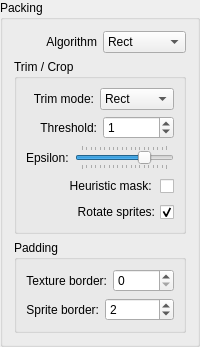
          <widget class="QGroupBox" name="groupBox_2">
           <property name="title">
            <string>Packing</string>
           </property>
           <layout class="QVBoxLayout" name="verticalLayout_12">
            <item>
             <layout class="QHBoxLayout" name="horizontalLayout">
              <item>
               <widget class="QLabel" name="label">
                <property name="enabled">
                 <bool>true</bool>
                </property>
                <property name="sizePolicy">
                 <sizepolicy hsizetype="Preferred" vsizetype="Preferred">
                  <horstretch>0</horstretch>
                  <verstretch>0</verstretch>
                 </sizepolicy>
                </property>
                <property name="text">
                 <string>Algorithm</string>
                </property>
                <property name="alignment">
                 <set>Qt::AlignRight|Qt::AlignTrailing|Qt::AlignVCenter</set>
                </property>
               </widget>
              </item>
              <item>
               <widget class="QComboBox" name="algorithmComboBox">
                <property name="enabled">
                 <bool>true</bool>
                </property>
                <property name="toolTip">
                 <string>&lt;html&gt;&lt;head/&gt;&lt;body&gt;&lt;p&gt;&lt;span style=&quot; font-size:18pt; font-weight:600;&quot;&gt;Algorithm&lt;/span&gt;&lt;/p&gt;&lt;p&gt;There are currently one algorithm&lt;/p&gt;&lt;p&gt;&lt;span style=&quot; font-size:14pt; font-weight:600;&quot;&gt;Rect&lt;/span&gt;&lt;/p&gt;&lt;p&gt;BinPack2D is a 2 dimensional, multi-bin, bin-packer. ( Texture Atlas Array! )&lt;/p&gt;&lt;p&gt;It supports an arbitrary number of bins, at arbitrary sizes.&lt;/p&gt;&lt;p&gt;rectangles can be added one at a time, chunks at a time, or all at once.&lt;/p&gt;&lt;/body&gt;&lt;/html&gt;</string>
                </property>
                <item>
                 <property name="text">
                  <string>Rect</string>
                 </property>
                </item>
                <item>
                 <property name="text">
                  <string>Polygon</string>
                 </property>
                </item>
               </widget>
              </item>
             </layout>
            </item>
            <item>
             <widget class="QGroupBox" name="property_trimCropGroupBox">
              <property name="toolTip">
               <string>&lt;html&gt;&lt;head/&gt;&lt;body&gt;&lt;p&gt;&lt;span style=&quot; font-size:18pt; font-weight:600;&quot;&gt;Trim / Crop&lt;/span&gt;&lt;/p&gt;&lt;p&gt;Removes transparent pixels from a sprite's border.&lt;/p&gt;&lt;/body&gt;&lt;/html&gt;</string>
              </property>
              <property name="title">
               <string>Trim / Crop</string>
              </property>
              <property name="checkable">
               <bool>false</bool>
              </property>
              <layout class="QVBoxLayout" name="verticalLayout_4">
               <item>
                <layout class="QHBoxLayout" name="horizontalLayout_5">
                 <item>
                  <widget class="QLabel" name="label_5">
                   <property name="enabled">
                    <bool>true</bool>
                   </property>
                   <property name="sizePolicy">
                    <sizepolicy hsizetype="Preferred" vsizetype="Preferred">
                     <horstretch>0</horstretch>
                     <verstretch>0</verstretch>
                    </sizepolicy>
                   </property>
                   <property name="text">
                    <string>Trim mode:</string>
                   </property>
                   <property name="alignment">
                    <set>Qt::AlignRight|Qt::AlignTrailing|Qt::AlignVCenter</set>
                   </property>
                  </widget>
                 </item>
                 <item>
                  <widget class="QComboBox" name="trimModeComboBox">
                   <property name="enabled">
                    <bool>true</bool>
                   </property>
                   <property name="toolTip">
                    <string>&lt;html&gt;&lt;head/&gt;&lt;body&gt;&lt;p&gt;&lt;span style=&quot; font-size:18pt; font-weight:600;&quot;&gt;Trim / Crop&lt;/span&gt;&lt;/p&gt;&lt;p&gt;Removes transparent pixels from a sprite's border.&lt;/p&gt;&lt;p&gt;&lt;span style=&quot; font-size:14pt; font-weight:600;&quot;&gt;Rect&lt;/span&gt;&lt;/p&gt;&lt;p&gt;Removes the transparency around a sprite. The sprites appear to have their original size when using them.&lt;/p&gt;&lt;p&gt;&lt;span style=&quot; font-size:14pt; font-weight:600;&quot;&gt;Polygon&lt;/span&gt;&lt;/p&gt;&lt;p&gt;&lt;span style=color:#323333;&quot;&gt;The amount of rendered transparency can be reduced by creating a tight fitting polygon around the solid pixels of a sprite. But: The vertices must be transformed by the CPU — introducing new costs.&lt;/span&gt;&lt;/p&gt;&lt;/body&gt;&lt;/html&gt;</string>
                   </property>
                   <item>
                    <property name="text">
                     <string>Rect</string>
                    </property>
                   </item>
                   <item>
                    <property name="text">
                     <string>Polygon</string>
                    </property>
                   </item>
                  </widget>
                 </item>
                </layout>
               </item>
               <item>
                <layout class="QHBoxLayout" name="horizontalLayout_3">
                 <item>
                  <widget class="QLabel" name="label_3">
                   <property name="sizePolicy">
                    <sizepolicy hsizetype="Preferred" vsizetype="Preferred">
                     <horstretch>0</horstretch>
                     <verstretch>0</verstretch>
                    </sizepolicy>
                   </property>
                   <property name="text">
                    <string>Threshold:</string>
                   </property>
                   <property name="alignment">
                    <set>Qt::AlignRight|Qt::AlignTrailing|Qt::AlignVCenter</set>
                   </property>
                  </widget>
                 </item>
                 <item>
                  <widget class="QSpinBox" name="trimSpinBox">
                   <property name="toolTip">
                    <string>&lt;html&gt;&lt;head/&gt;&lt;body&gt;&lt;p&gt;&lt;span style=&quot; font-size:18pt; font-weight:600;&quot;&gt;Trim/Crop&lt;/span&gt;&lt;/p&gt;&lt;p&gt;Allowed values: 1 to 255, default is 1.&lt;/p&gt;&lt;p&gt;Pixels with an alpha value below this value will be considered transparent when trimming the sprite.&lt;/p&gt;&lt;p&gt;Very useful for sprites with nearly invisible alpha pixels at the borders.&lt;/p&gt;&lt;/body&gt;&lt;/html&gt;</string>
                   </property>
                   <property name="maximum">
                    <number>9999</number>
                   </property>
                   <property name="value">
                    <number>1</number>
                   </property>
                  </widget>
                 </item>
                </layout>
               </item>
               <item>
                <layout class="QHBoxLayout" name="horizontalLayout_10">
                 <item>
                  <widget class="QLabel" name="label_10">
                   <property name="text">
                    <string>Epsilon:</string>
                   </property>
                  </widget>
                 </item>
                 <item>
                  <widget class="QSlider" name="epsilonHorizontalSlider">
                   <property name="minimum">
                    <number>10</number>
                   </property>
                   <property name="maximum">
                    <number>200</number>
                   </property>
                   <property name="value">
                    <number>150</number>
                   </property>
                   <property name="tracking">
                    <bool>true</bool>
                   </property>
                   <property name="orientation">
                    <enum>Qt::Horizontal</enum>
                   </property>
                   <property name="invertedControls">
                    <bool>false</bool>
                   </property>
                   <property name="tickPosition">
                    <enum>QSlider::TicksBothSides</enum>
                   </property>
                  </widget>
                 </item>
                </layout>
               </item>
               <item>
                <layout class="QHBoxLayout" name="horizontalLayout_8">
                 <item>
                  <widget class="QCheckBox" name="heuristicMaskCheckBox">
                   <property name="layoutDirection">
                    <enum>Qt::RightToLeft</enum>
                   </property>
                   <property name="text">
                    <string>Heuristic mask: </string>
                   </property>
                  </widget>
                 </item>
                </layout>
               </item>
               <item>
                <layout class="QHBoxLayout" name="horizontalLayout_11">
                 <item>
                  <widget class="QCheckBox" name="rotateSpritesCheckBox">
                   <property name="layoutDirection">
                    <enum>Qt::RightToLeft</enum>
                   </property>
                   <property name="text">
                    <string>Rotate sprites:</string>
                   </property>
                   <property name="checked">
                    <bool>true</bool>
                   </property>
                  </widget>
                 </item>
                </layout>
               </item>
              </layout>
             </widget>
            </item>
            <item>
             <widget class="QGroupBox" name="groupBox">
              <property name="title">
               <string>Padding</string>
              </property>
              <layout class="QVBoxLayout" name="verticalLayout_5">
               <item>
                <layout class="QHBoxLayout" name="horizontalLayout_4">
                 <item>
                  <widget class="QLabel" name="label_4">
                   <property name="sizePolicy">
                    <sizepolicy hsizetype="Preferred" vsizetype="Preferred">
                     <horstretch>0</horstretch>
                     <verstretch>0</verstretch>
                    </sizepolicy>
                   </property>
                   <property name="text">
                    <string>Texture border:</string>
                   </property>
                   <property name="alignment">
                    <set>Qt::AlignRight|Qt::AlignTrailing|Qt::AlignVCenter</set>
                   </property>
                  </widget>
                 </item>
                 <item>
                  <widget class="QSpinBox" name="textureBorderSpinBox">
                   <property name="toolTip">
                    <string>&lt;html&gt;&lt;head/&gt;&lt;body&gt;&lt;p&gt;&lt;span style=&quot; font-size:18pt; font-weight:600;&quot;&gt;Texture border&lt;/span&gt;&lt;/p&gt;&lt;p&gt;Border of the sprite sheet, value adds transparent pixels around the borders of the sprite sheet. Default value is 0.&lt;/p&gt;&lt;/body&gt;&lt;/html&gt;</string>
                   </property>
                   <property name="maximum">
                    <number>9999</number>
                   </property>
                  </widget>
                 </item>
                </layout>
               </item>
               <item>
                <layout class="QHBoxLayout" name="horizontalLayout_2">
                 <item>
                  <widget class="QLabel" name="label_2">
                   <property name="sizePolicy">
                    <sizepolicy hsizetype="Preferred" vsizetype="Preferred">
                     <horstretch>0</horstretch>
                     <verstretch>0</verstretch>
                    </sizepolicy>
                   </property>
                   <property name="text">
                    <string>Sprite border:</string>
                   </property>
                   <property name="alignment">
                    <set>Qt::AlignRight|Qt::AlignTrailing|Qt::AlignVCenter</set>
                   </property>
                  </widget>
                 </item>
                 <item>
                  <widget class="QSpinBox" name="spriteBorderSpinBox">
                   <property name="toolTip">
                    <string>&lt;html&gt;&lt;head/&gt;&lt;body&gt;&lt;p&gt;&lt;span style=&quot; font-size:18pt; font-weight:600;&quot;&gt;Sprite border&lt;/span&gt;&lt;/p&gt;&lt;p&gt;Sprite border is the space between sprites. Value adds transparent pixels between sprites to avoid artifacts from neighbor sprites. The transparent pixels are not added to the sprites, default is 2.&lt;/p&gt;&lt;/body&gt;&lt;/html&gt;</string>
                   </property>
                   <property name="maximum">
                    <number>9999</number>
                   </property>
                   <property name="value">
                    <number>2</number>
                   </property>
                  </widget>
                 </item>
                </layout>
               </item>
              </layout>
             </widget>
            </item>
           </layout>
          </widget>
